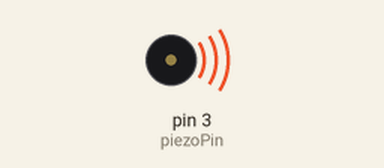
This sketch was run on a simulated Arduino Uno, built with avr-gcc and run on an emulated ATmega328P. Parts: buzzer (waves = sounding).

Above: at 1.1 s.
Timing chart, 0 to 3.6 s (numbered marks = the images above):
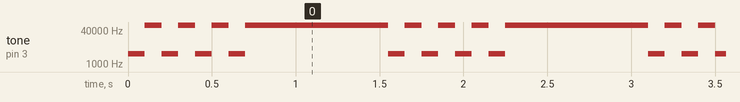

Measured:
- by itself, tone on pin 3 (piezoPin): repeats every 1.6 s: 3 × (65535 Hz 0.10 s, 3000 Hz 0.10 s), 65535 Hz 0.85 s, 3000 Hz 0.10 s

The sketch:

engr_lab-r3-piezo_alarm.ino
```cpp
#define piezoPin 3 //set the pin for the piezo as #3
void setup() {
  pinMode(piezoPin, OUTPUT); //declare that pin 3 is an output
}

void loop() {
  for(int i = 0; i < 4; i++) { //in order to have optimal annoyance, we replicated the
    //*BEEP* *BEEP* *BEEP* (rest) tone from digital alarm clocks
    tone(piezoPin, 3000); //set the piezo to operate at 3000 Hz
    delay(100); //wait 0.1 seconds
    tone(piezoPin, -1); //turn that annoyance off
    delay(100); //for only one tenth of a second
  } //it runs 3 times, then
  delay(750); //it waits 3/4 of a second
}
```
